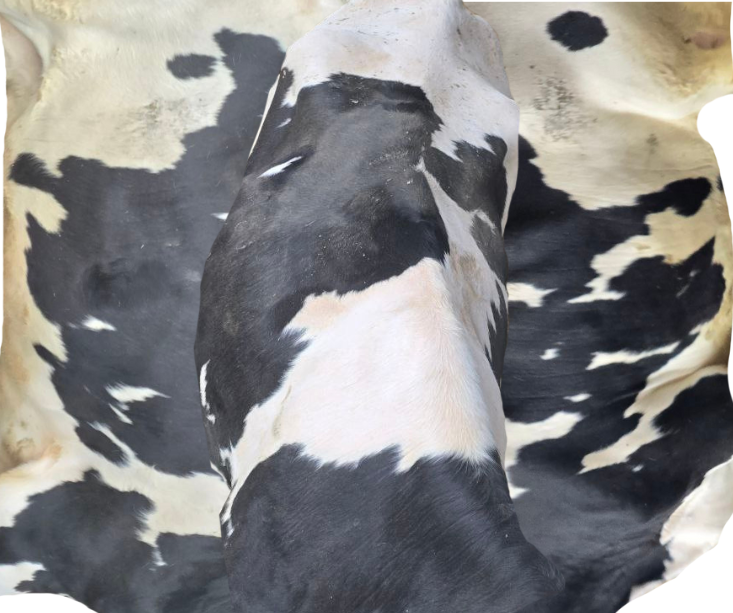
#> input picture Reference Image.png, 733 x 613 px
$ python -i preprocessing.py   (imports and definitions only)
#> lines starting #> are read from the running program, lines starting #| are printed output that depends on the picture; after the words box and inside, x2 and y2 are one past the last pixel; in counts of white or black regions, pixels touching at a corner belong together
#> further down, picture is the input picture: shape (613, 733, 3); mean B, G, R 134.5, 134.6, 135.3
"""
Image preprocessing utilities for cow pattern extraction.
Uses Gaussian blur and Otsu thresholding to extract skin patterns
and reduce lighting/shadow issues.
"""

import cv2
import numpy as np


class PatternPreprocessor:
    """
    Preprocesses cow images to extract skin patterns using Gaussian blur
    and Otsu thresholding. This normalizes lighting conditions and enhances
    pattern matching accuracy.
    """

    def __init__(self, gaussian_kernel=(5, 5), gaussian_sigma=1.0):
        """
        Initialize the pattern preprocessor.

        Args:
            gaussian_kernel (tuple): Kernel size for Gaussian blur (must be odd)
            gaussian_sigma (float): Standard deviation for Gaussian blur
        """
        self.gaussian_kernel = gaussian_kernel
        self.gaussian_sigma = gaussian_sigma

    # [123 lines left out: functions preprocess, preprocess_with_morphology, preprocess_rgb_channels, not called in this run]

    def visualize_preprocessing_steps(self, image):
        """
        Visualize all preprocessing steps for debugging and parameter tuning.

        Args:
            image (np.ndarray): Input image (BGR format)

        Returns:
            np.ndarray: Combined visualization showing all steps
        """
        if image is None or image.size == 0:
            return None

        # Convert to grayscale
        gray = cv2.cvtColor(image, cv2.COLOR_BGR2GRAY)
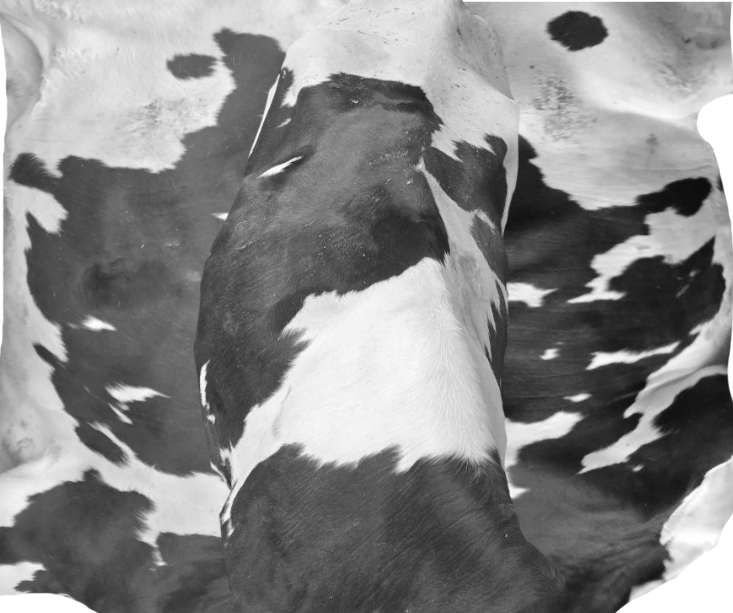
#> gray: shape (613, 733); min 11, max 255, mean 134.8

        # CLAHE enhanced
        clahe = cv2.createCLAHE(clipLimit=2.0, tileGridSize=(8, 8))
        enhanced = clahe.apply(gray)
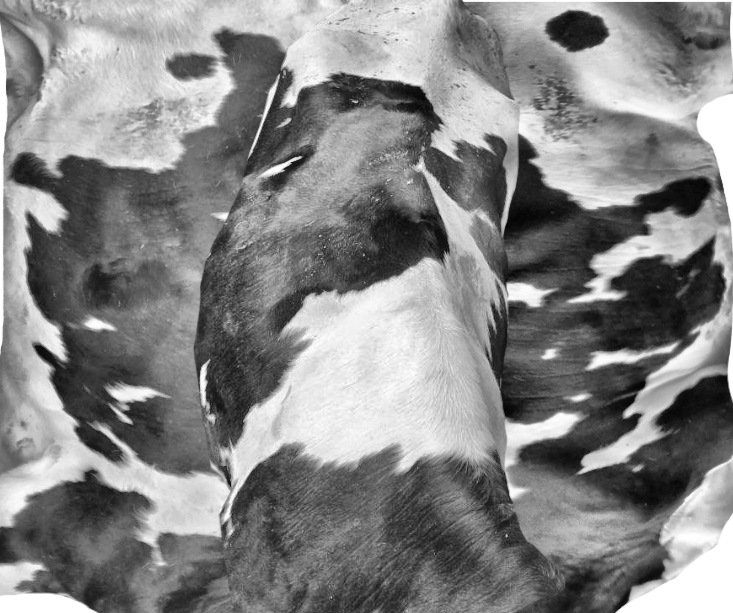
#> enhanced: shape (613, 733); min 4, max 255, mean 133

        # Gaussian blurred
        blurred = cv2.GaussianBlur(gray, self.gaussian_kernel, self.gaussian_sigma)

        # Otsu threshold
        _, otsu = cv2.threshold(blurred, 0, 255, cv2.THRESH_BINARY + cv2.THRESH_OTSU)
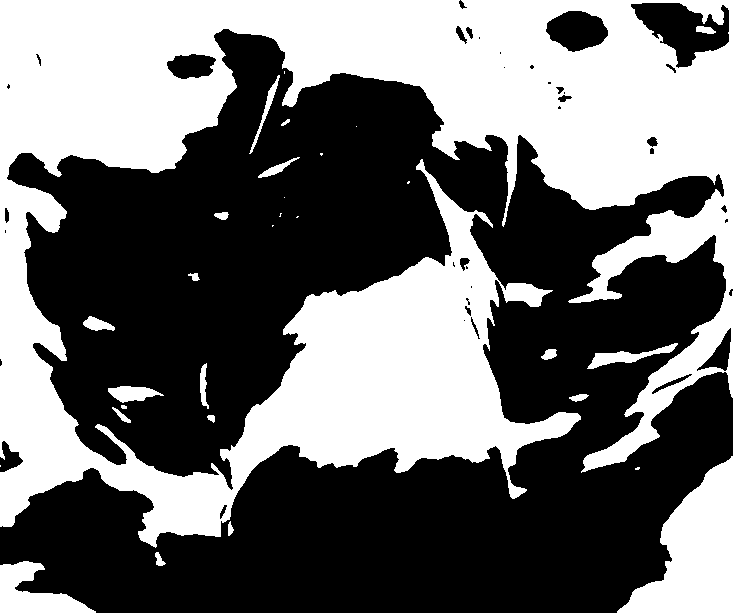
#> otsu: shape (613, 733); 43% white; 30 white regions (10 under 20 px), largest, box (x1, y1, x2, y2) and area: (0, 0, 733, 548) 177569, (617, 456, 733, 613) 9771, (0, 561, 96, 613) 2532

        # Morphological operations
        kernel = cv2.getStructuringElement(cv2.MORPH_ELLIPSE, (3, 3))
        morph = cv2.morphologyEx(otsu, cv2.MORPH_CLOSE, kernel)
#> morph: shape (613, 733); 43% white; 29 white regions (10 under 20 px), largest, box (x1, y1, x2, y2) and area: (0, 0, 733, 548) 177829, (617, 456, 733, 613) 9773, (0, 561, 96, 613) 2534

        # Resize all to same size for visualization
        h, w = gray.shape
#> h = 613; w = 733
        target_h, target_w = h // 2, w // 2
#> target_h = 306; target_w = 366

        # Create grid
        row1 = np.hstack([
            cv2.resize(gray, (target_w, target_h)),
            cv2.resize(enhanced, (target_w, target_h))
        ])
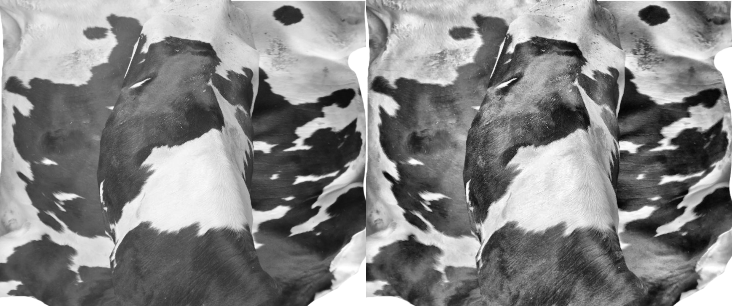
#> row1: shape (306, 732); min 4, max 255, mean 133.8
        row2 = np.hstack([
            cv2.resize(blurred, (target_w, target_h)),
            cv2.resize(otsu, (target_w, target_h))
        ])

        # Add labels
        row1_labeled = row1.copy()
        row2_labeled = row2.copy()

        cv2.putText(row1_labeled, "1. Original (Gray)", (10, 30),
                   cv2.FONT_HERSHEY_SIMPLEX, 0.7, 255, 2)
        cv2.putText(row1_labeled, "2. CLAHE Enhanced", (target_w + 10, 30),
                   cv2.FONT_HERSHEY_SIMPLEX, 0.7, 255, 2)
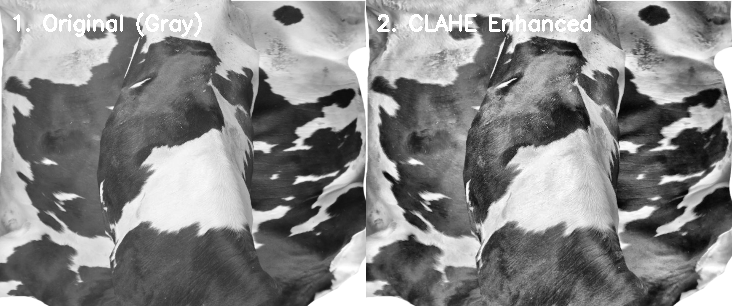
#> row1_labeled: shape (306, 732); min 4, max 255, mean 134.6
        cv2.putText(row2_labeled, "3. Gaussian Blur", (10, 30),
                   cv2.FONT_HERSHEY_SIMPLEX, 0.7, 255, 2)
        cv2.putText(row2_labeled, "4. Otsu Threshold", (target_w + 10, 30),
                   cv2.FONT_HERSHEY_SIMPLEX, 0.7, 255, 2)
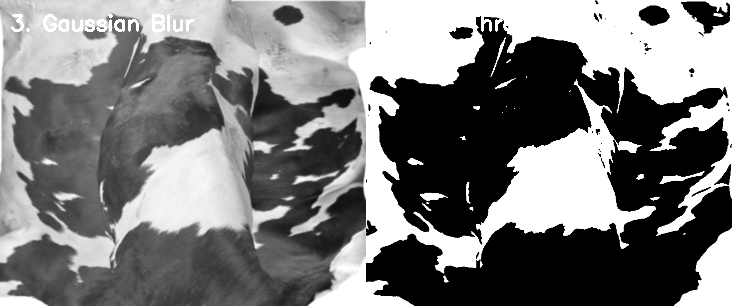
#> row2_labeled: shape (306, 732); min 0, max 255, mean 122.7

        visualization = np.vstack([row1_labeled, row2_labeled])
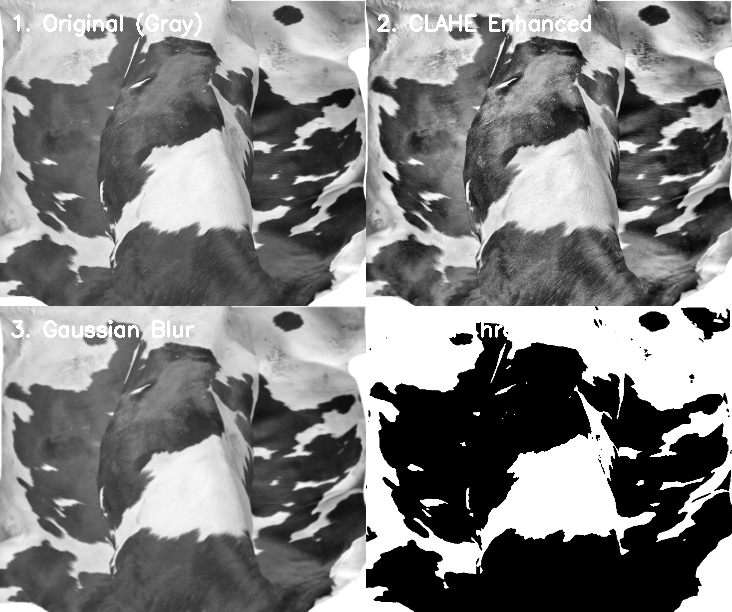
#> visualization: shape (612, 732); min 0, max 255, mean 128.6

        return visualization

    # [41 lines left out: function adaptive_preprocess, not called in this run]

>>> import cv2
>>> picture = cv2.imread('Reference Image.png')
>>> result = PatternPreprocessor().visualize_preprocessing_steps(picture)
